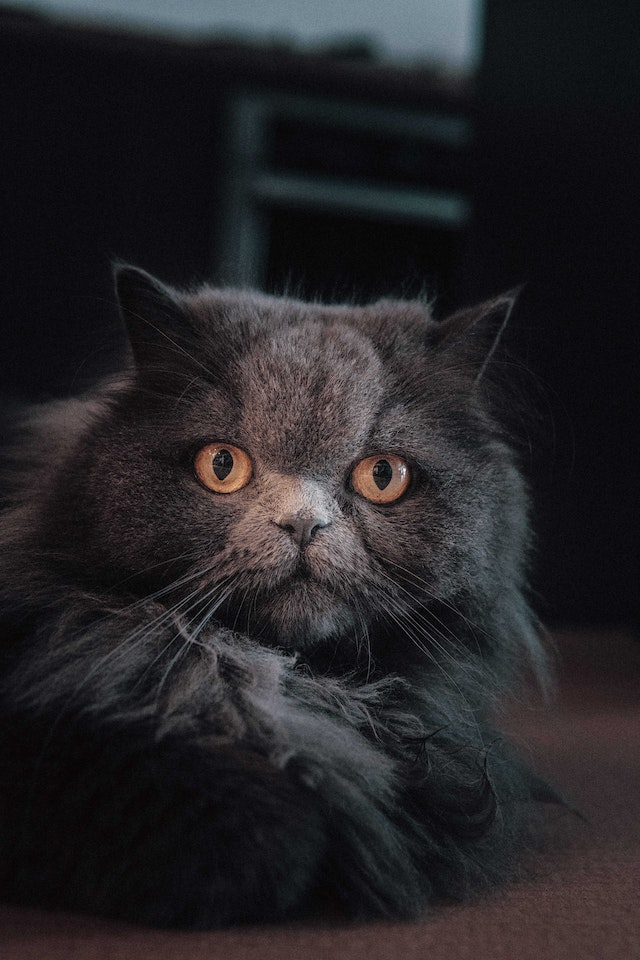
#> input picture Images/2.jpg, 640 x 960 px, found by its file name
$ python gradients.py
#> lines starting #> are read from the running program, lines starting #| are printed output that depends on the picture; after the words box and inside, x2 and y2 are one past the last pixel; in counts of white or black regions, pixels touching at a corner belong together
import cv2 as cv
import numpy as np

image = cv.imread("2.jpg")
#> image is the input picture: shape (960, 640, 3); mean B, G, R 38.5, 35.5, 37.3

cv.imshow("image", image)
gray = cv.cvtColor(image,cv.COLOR_BGR2GRAY)
cv.imshow("gray", gray)

#Laplacian edge detection method
lap = cv.Laplacian(gray,cv.CV_64F)
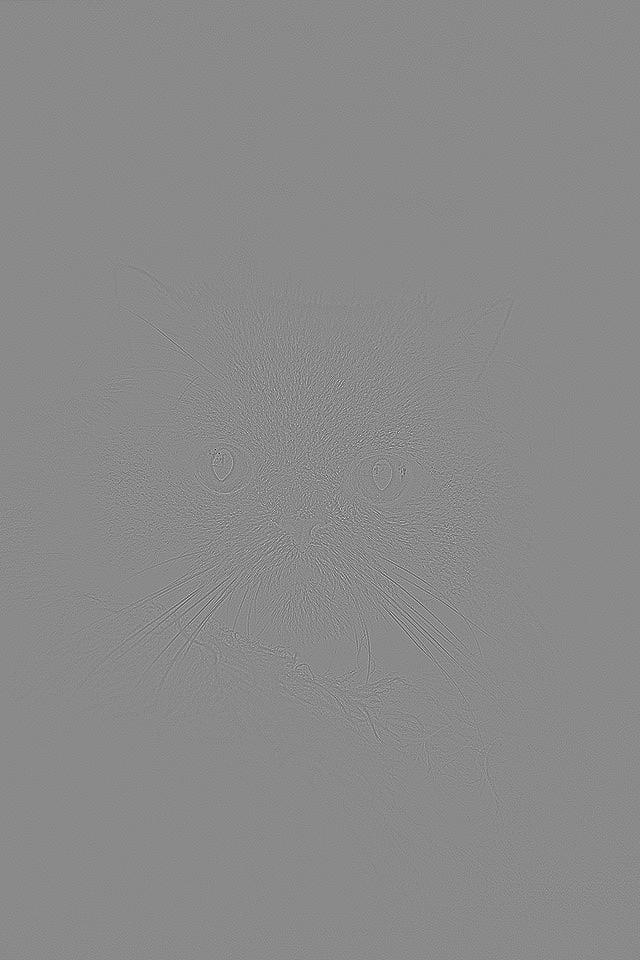
#> lap: shape (960, 640) float64; min -467, max 395, mean 0; drawn with min black and max white
lap = np.uint8(np.absolute(lap))
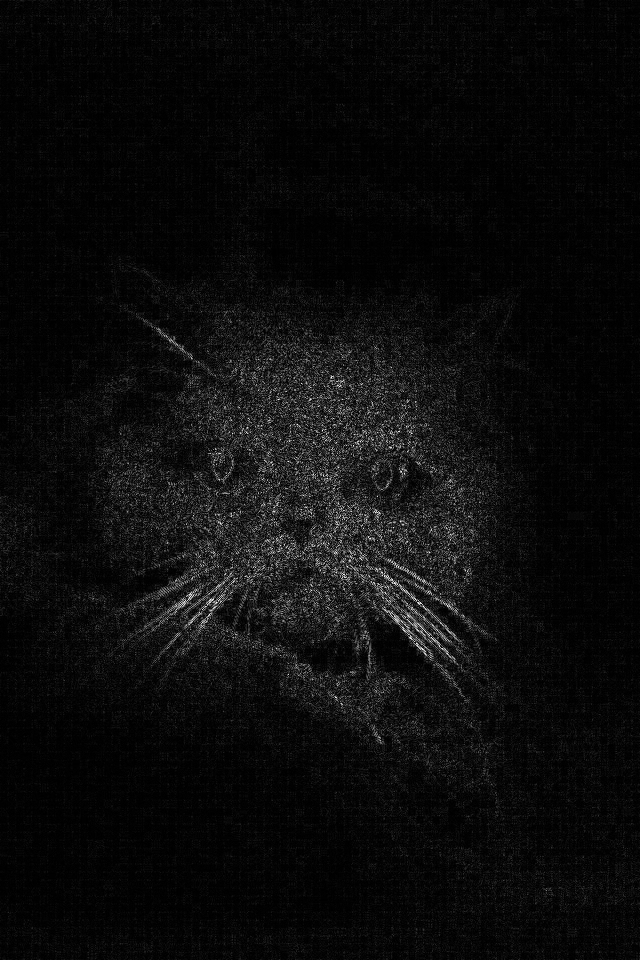
#> lap: shape (960, 640); min 0, max 255, mean 11.9
cv.imshow("Laplacian", lap)

#Sobel
#computes edges along axes x and y

sobelx = cv.Sobel(gray,cv.CV_64F,1,0) #x direction as 1 and y as 0
sobely = cv.Sobel(gray,cv.CV_64F,0,1) #y direction as 1 and x as 0
combined_sobel = cv.bitwise_or(sobelx,sobely)
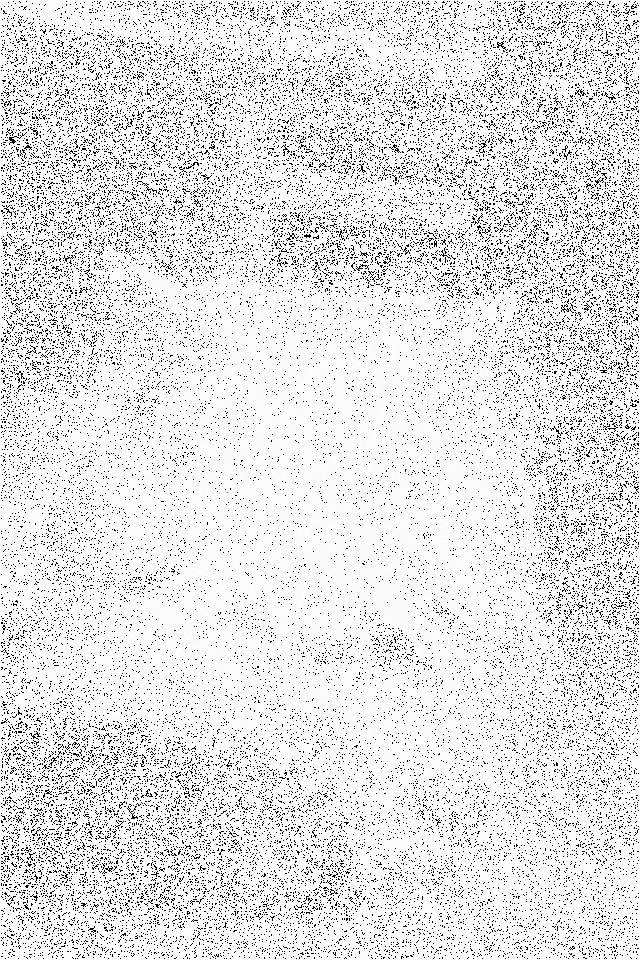
#> combined_sobel: shape (960, 640) float64; 10.14% of the values are NaN or infinite; the others: min -48768, max 511, mean -40.95; drawn with min black, max white, NaN and infinite black

cv.imshow("SOBEL X",sobelx)
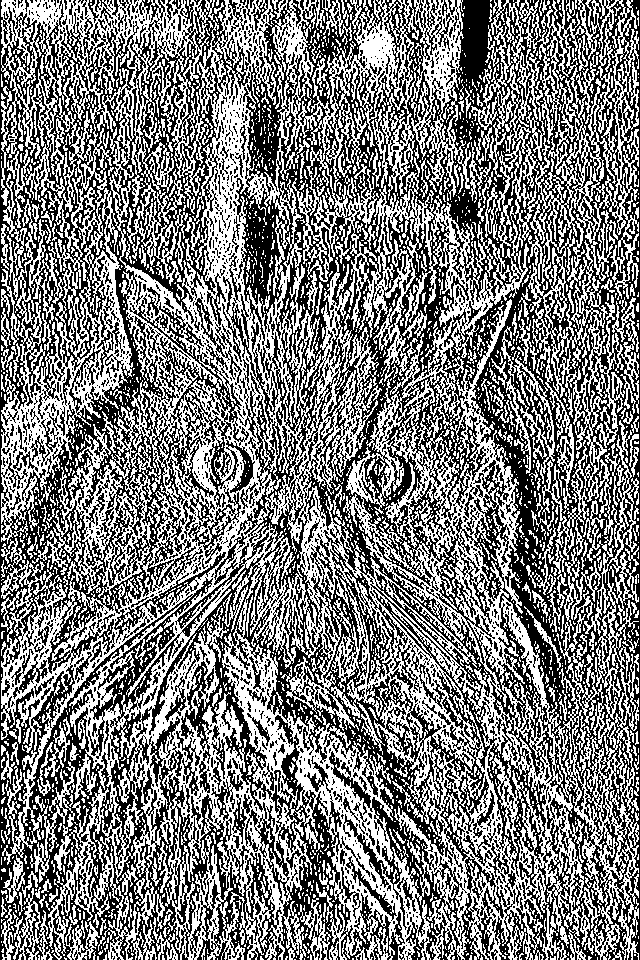
#> window 'SOBEL X': shape (960, 640); 48.6% white in thin lines or dots
cv.imshow("SOBEL Y",sobely)
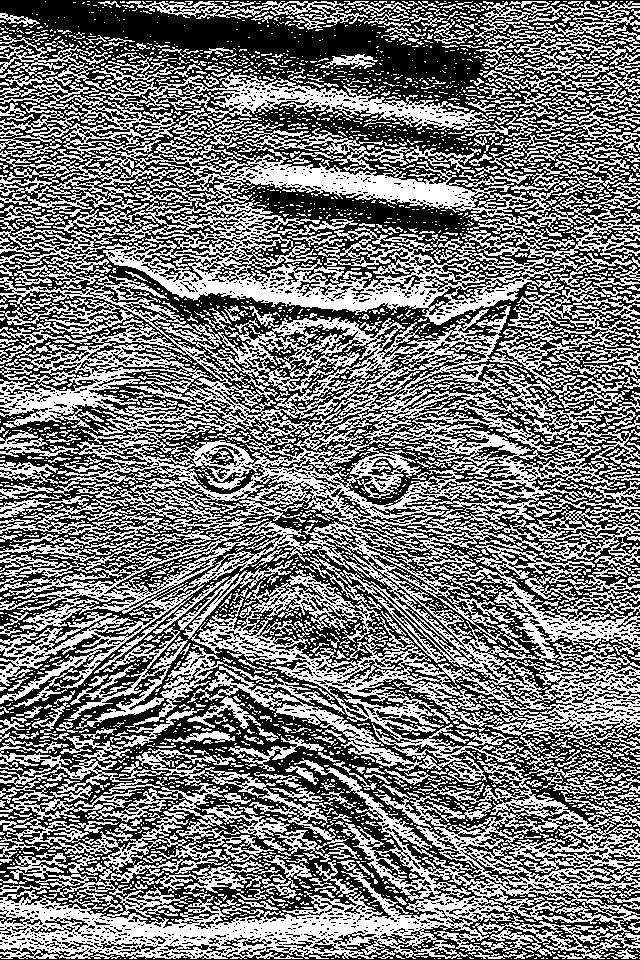
#> window 'SOBEL Y': shape (960, 640); 47.3% white in thin lines or dots
cv.imshow("Combined sobel",combined_sobel)
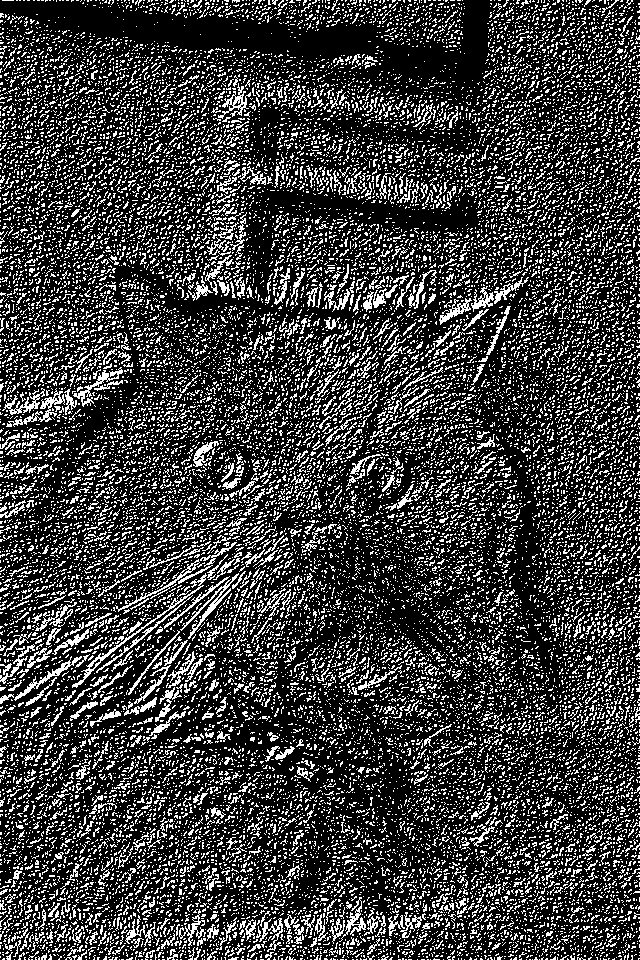
#> window 'Combined sobel': shape (960, 640); 23.5% white in thin lines or dots


#Canny edge detection
canny = cv.Canny(gray,125,175)
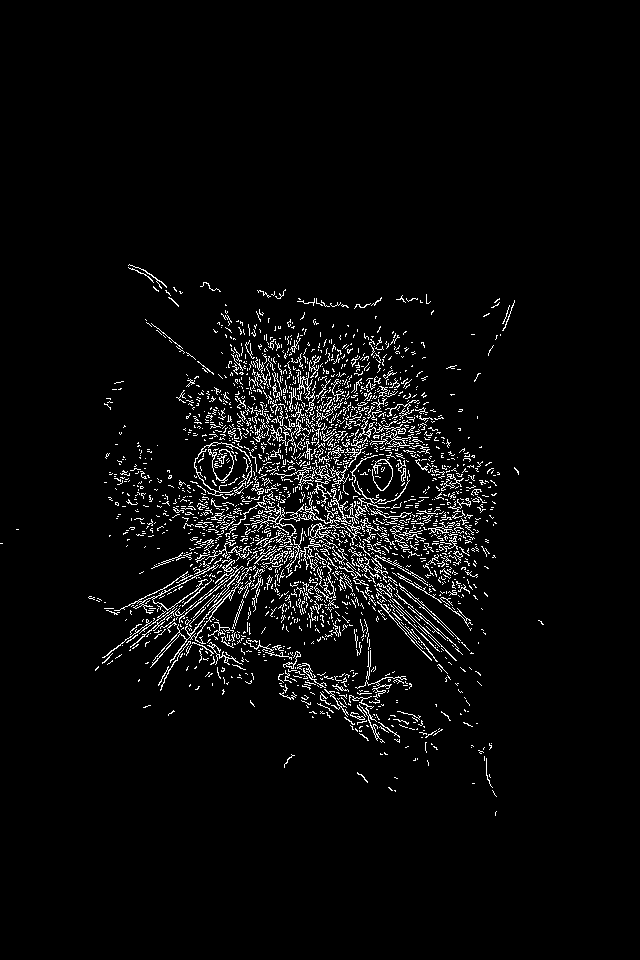
#> canny: shape (960, 640); 3.9% white in thin lines or dots, all inside (x1, y1, x2, y2) = (0, 264, 544, 816)
cv.imshow("Canny",canny)

cv.waitKey(0)

$ run again, with Images/3.jpg copied over Images/2.jpg
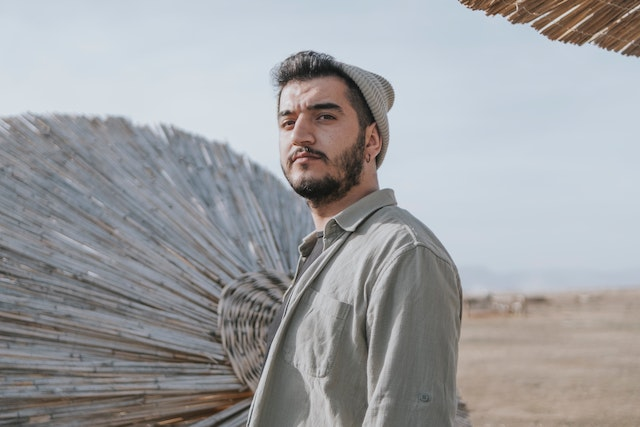
#> input picture Images/3.jpg, 640 x 427 px, found by its file name
#> image is the input picture: shape (427, 640, 3); mean B, G, R 161.9, 159.5, 158.6
#> `cv.imshow("SOBEL X",sobelx)`:
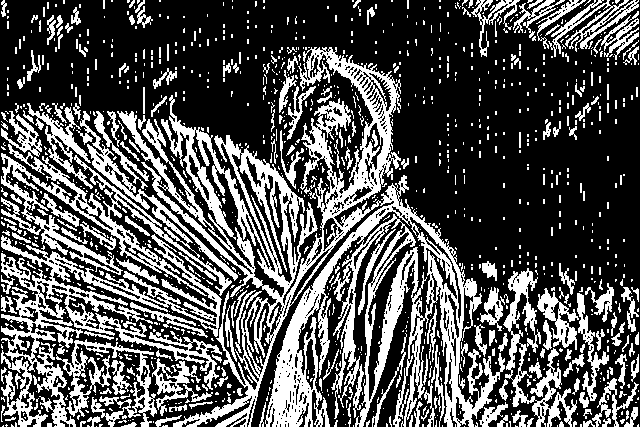
#> window 'SOBEL X': shape (427, 640); 33.1% white; 1175 white regions (947 under 20 px), largest, box (x1, y1, x2, y2) and area: (117, 47, 505, 427) 37038, (1, 234, 222, 427) 10710, (1, 111, 238, 296) 7580
#> `canny = cv.Canny(gray,125,175)`:
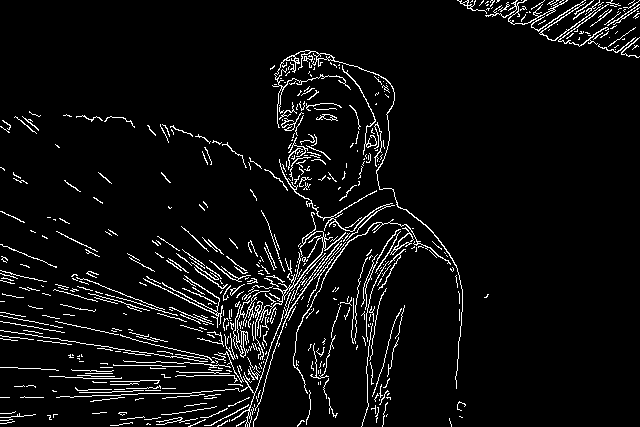
#> canny: shape (427, 640); 5.5% white in thin lines or dots

$ run again, with Images/4.jpg copied over Images/2.jpg
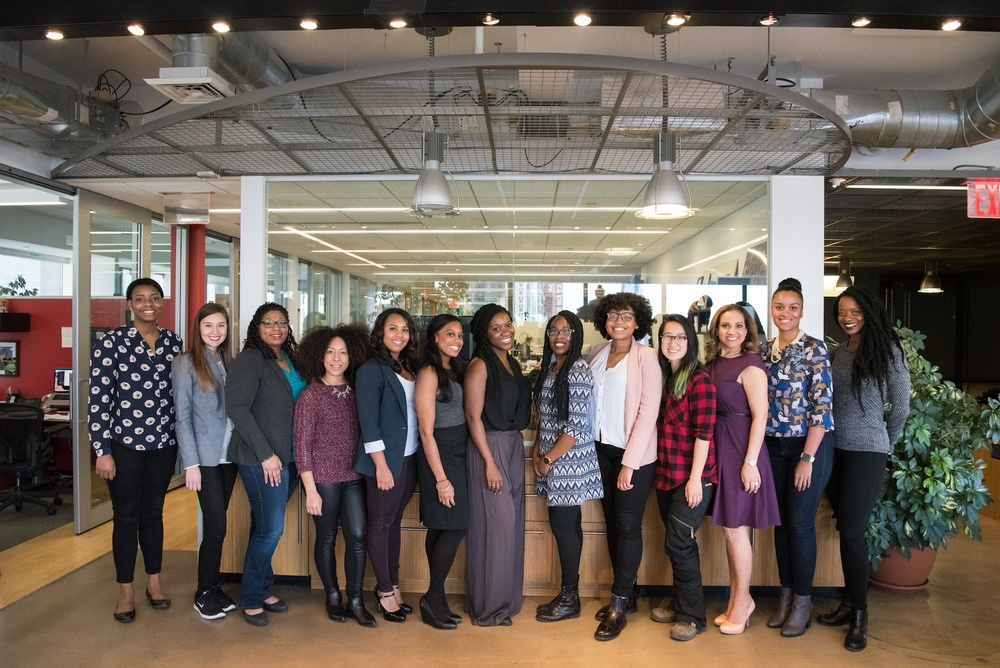
#> input picture Images/4.jpg, 1000 x 668 px, shrunk from 1920 x 1282 before the run, found by its file name
#> image is the input picture: shape (668, 1000, 3); mean B, G, R 88.9, 97.3, 108.7
#> `cv.imshow("SOBEL X",sobelx)`:
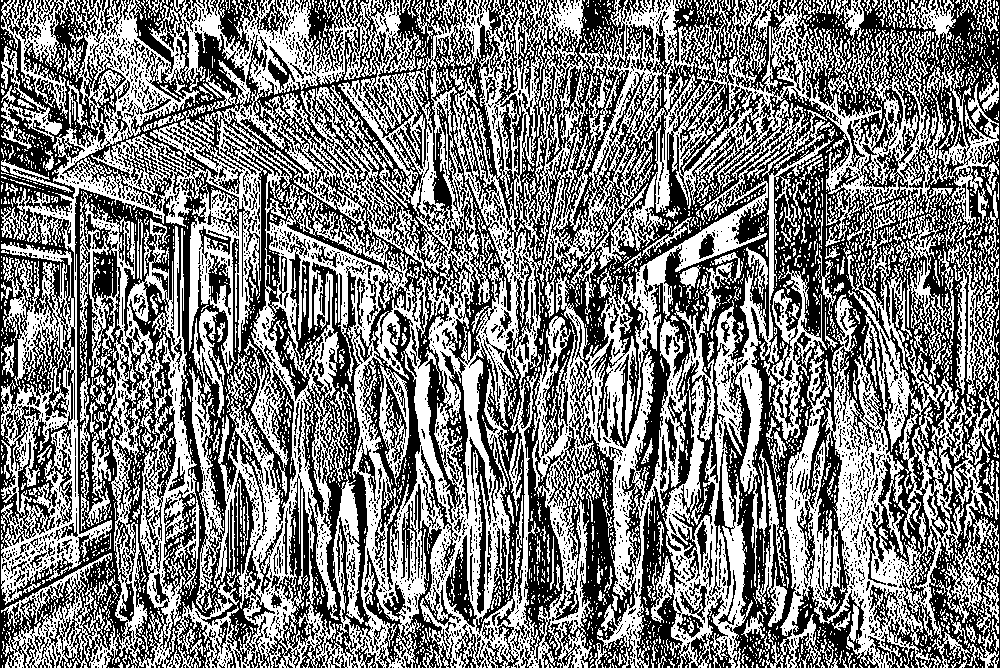
#> window 'SOBEL X': shape (668, 1000); 49.2% white; 3863 white regions (3454 under 20 px), largest, box (x1, y1, x2, y2) and area: (1, 0, 999, 668) 258438, (651, 110, 834, 668) 17992, (1, 0, 87, 119) 2653
#> `canny = cv.Canny(gray,125,175)`:
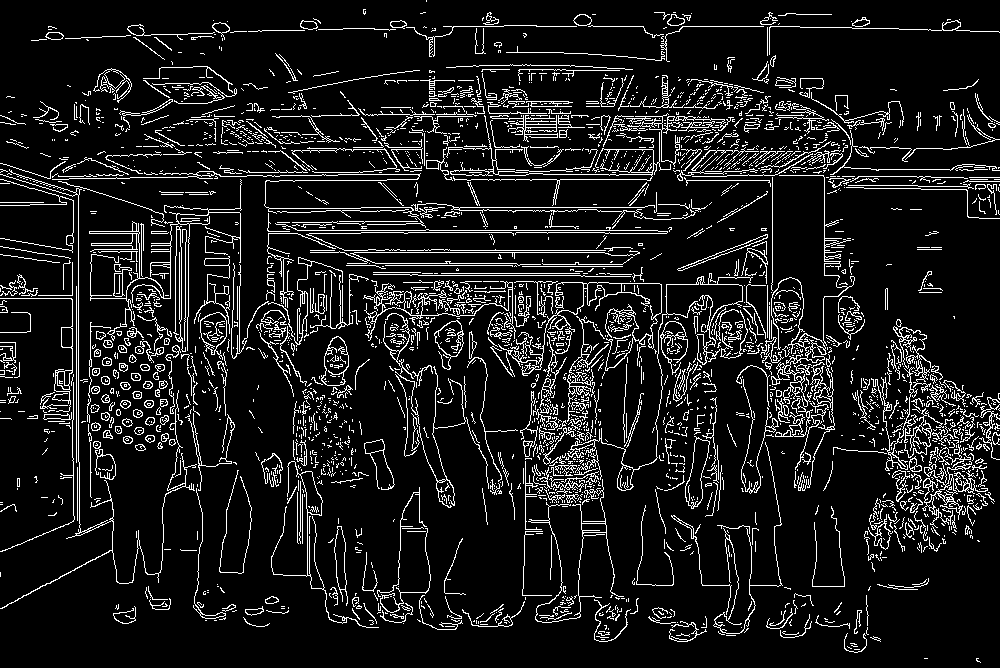
#> canny: shape (668, 1000); 10.3% white in thin lines or dots
